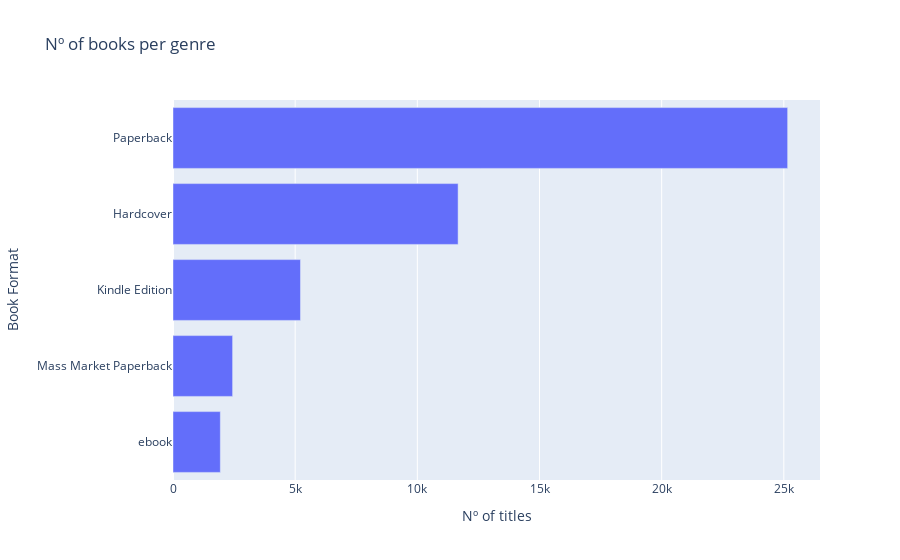

Notebook source saved alongside this figure:
### Code cell
#which bookformat is more sold?

fig = px.bar(df_raw2, x=df_bookformat.bookFormat.value_counts().values, y = df_bookformat.bookFormat.value_counts().index, labels={"x": "Nº of titles","y": "Book Format"},title="Nº of books per genre")
fig.update_yaxes(categoryorder = "total ascending")

### Figure 1 — Plotly figure (JSON) as saved in the notebook; plotly's stock layout.template omitted (floating-point values rounded to 4 significant figures)
{"data": [{"alignmentgroup": "True", "hovertemplate": "Nº of titles=%{x}<br>Book Format=%{y}<extra></extra>", "legendgroup": "", "marker": {"color": "#636efa", "pattern": {"shape": ""}}, "name": "", "offsetgroup": "", "orientation": "h", "showlegend": false, "textposition": "auto", "type": "bar", "x": [25156, 11669, 5217, 2440, 1937], "xaxis": "x", "y": ["Paperback", "Hardcover", "Kindle Edition", "Mass Market Paperback", "ebook"], "yaxis": "y"}], "layout": {"barmode": "relative", "legend": {"tracegroupgap": 0}, "title": {"text": "Nº of books per genre"}, "xaxis": {"anchor": "y", "domain": [0, 1], "title": {"text": "Nº of titles"}}, "yaxis": {"anchor": "x", "categoryorder": "total ascending", "domain": [0, 1], "title": {"text": "Book Format"}}}}
